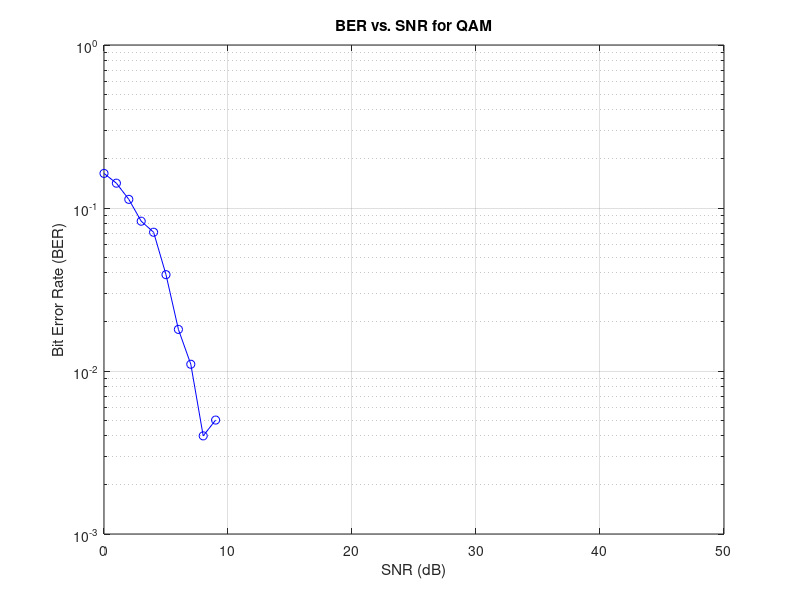

Source code (MATLAB):
% Clear command window, workspace, and close all figures
clc;
clear all;
close all;

% Load communications package
pkg load communications;

% Parameters
N = 1000;               % Number of data points
mlevel = 4;             % Size of signal constellation
k = log2(mlevel);       % Number of bits per symbol

% Generate random binary bit stream and convert to symbol stream
x = randi([0 1], N, 1);  % Generate random binary bit stream
xsym = bi2de(reshape(x, k, N/k).', 'left-msb');  % Convert to symbol stream

% Modulation: QAM modulation
xmod = qammod(xsym, mlevel);

% SNR values for simulation
snr_values = 0:50;
ber_values = zeros(size(snr_values));

% Simulation loop for different SNR values
for idx = 1:length(snr_values)
    % Add AWGN to the modulated signal
    Rx_x = awgn(xmod, snr_values(idx), 'measured');

    % Demodulation: QAM demodulation
    Rx_x_BitStream = reshape(de2bi(qamdemod(Rx_x, mlevel), 'left-msb').', [], 1);

    % Calculate Bit Error Rate (BER)
    [~, ber_values(idx)] = biterr(x, Rx_x_BitStream);
end

% Plot BER vs. SNR
figure;
semilogy(snr_values, ber_values, 'bo-');  % Logarithmic scale for BER
grid on;
xlabel('SNR (dB)');
ylabel('Bit Error Rate (BER)');
title('BER vs. SNR for QAM');